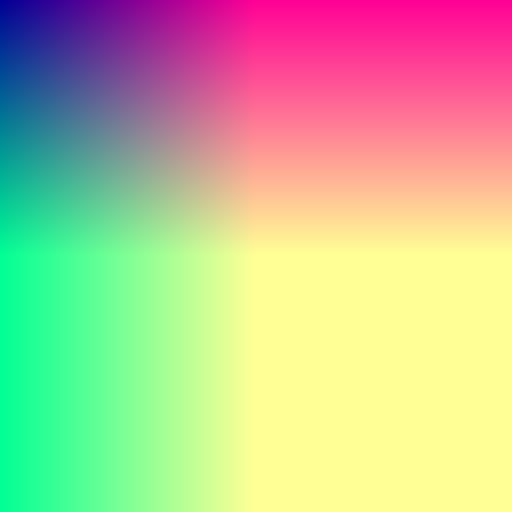
Frame 1 (no input)
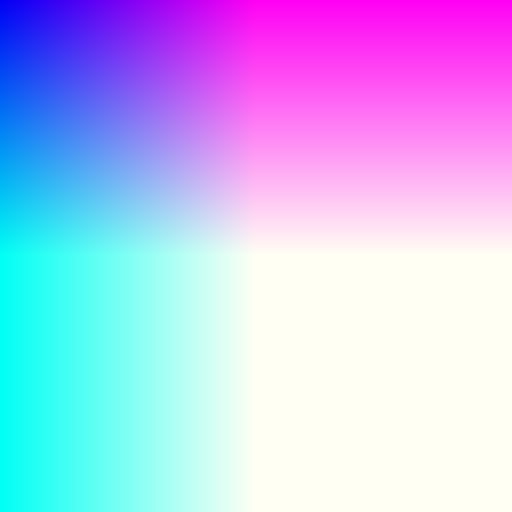
Frame 60 (no input)
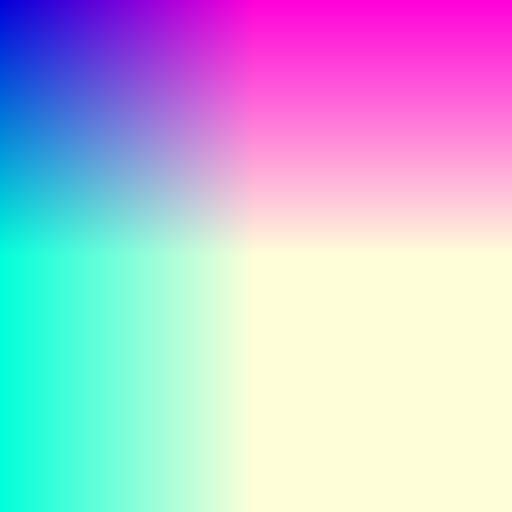
Frame 120 (the mouse pressed at the canvas centre since frame 60)

The p5.js sketch that drew these frames (run headless with seeded random() and noise() and a simulated clock; from frame 60 on, the mouse is pressed at the canvas centre):

// p5.js sketch
// ── sketch.js
// https://editor.p5js.org/jht1900/sketches/krF70udFG
// 11.3: The Pixel Array sin set

let a_comp = 149;
let a_size = 512; // 256;
let a_cycle = 1;
let a_angle = 0;
let a_change = 0.02;

function setup() {
  createCanvas(a_size, a_size);
  pixelDensity(1);
  // createSlider(min, max, [value], [step])
  createSlider(0, 255, a_comp).input(function ( ) {
    a_comp = this.value();
  })
  createCheckbox('Cycle', a_cycle).changed(function() {
    a_cycle = this.checked();
  });
}

function draw() {
  background(51);
  draw_pixels();
  if (a_cycle) {
    // map(value, in-start1, stop1, out-start2, stop2
    a_comp = map(sin(a_angle),-1,1,0,255)
    a_angle += a_change;
  }
}

function draw_pixels() {
  loadPixels();
  for (var y = 0; y < height; y++) {
    for (var x = 0; x < width; x++) {
      // var index = (x + y * width) * 4;
      // pixels[index + 0] = x;
      // pixels[index + 1] = a_comp; //random(0,255);
      // pixels[index + 2] = y;
      // pixels[index + 3] = 255;
      // set(x,y,[x%255,a_comp,y%255,255])
      // set(x,y,[x,a_comp,y,255])
      // set(x,y,[x%255,y%255,a_comp,255])
      set(x,y,[x,y,a_comp,255])
    }
  }
  updatePixels();
}

// TRY: check performance with frameRate()

// https://editor.p5js.org/jht1900/sketches/1Iy_OBSuc
// 11.3: The Pixel Array Sin

// https://editor.p5js.org/jht1900/sketches/fhYjoOkXe
// 11.3: The Pixel Array Slider

// https://editor.p5js.org/jht1493/sketches/GiSAQWxq4
// 11.3: The Pixel Array

// https://github.com/CodingTrain/website/blob/master/
//  Tutorials/P5JS/p5.js_video
